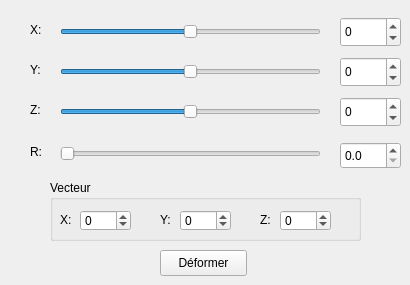
       <widget class="QWidget" name="Deformation">
        <attribute name="title">
         <string>Déformation</string>
        </attribute>
        <widget class="QLabel" name="label_6">
         <property name="geometry">
          <rect>
           <x>30</x>
           <y>142</y>
           <width>20</width>
           <height>20</height>
          </rect>
         </property>
         <property name="text">
          <string>R:</string>
         </property>
        </widget>
        <widget class="QLabel" name="label">
         <property name="geometry">
          <rect>
           <x>30</x>
           <y>20</y>
           <width>20</width>
           <height>20</height>
          </rect>
         </property>
         <property name="text">
          <string>X:</string>
         </property>
        </widget>
        <widget class="QDoubleSpinBox" name="RValueD">
         <property name="geometry">
          <rect>
           <x>340</x>
           <y>142</y>
           <width>61</width>
           <height>27</height>
          </rect>
         </property>
         <property name="decimals">
          <number>1</number>
         </property>
         <property name="maximum">
          <double>50.000000000000000</double>
         </property>
        </widget>
        <widget class="QSlider" name="XSliderD">
         <property name="geometry">
          <rect>
           <x>60</x>
           <y>22</y>
           <width>261</width>
           <height>20</height>
          </rect>
         </property>
         <property name="minimum">
          <number>-50</number>
         </property>
         <property name="maximum">
          <number>50</number>
         </property>
         <property name="singleStep">
          <number>0</number>
         </property>
         <property name="tracking">
          <bool>true</bool>
         </property>
         <property name="orientation">
          <enum>Qt::Horizontal</enum>
         </property>
        </widget>
        <widget class="QLabel" name="label_5">
         <property name="geometry">
          <rect>
           <x>30</x>
           <y>100</y>
           <width>20</width>
           <height>20</height>
          </rect>
         </property>
         <property name="text">
          <string>Z:</string>
         </property>
        </widget>
        <widget class="QGroupBox" name="Vecteur">
         <property name="geometry">
          <rect>
           <x>50</x>
           <y>180</y>
           <width>311</width>
           <height>61</height>
          </rect>
         </property>
         <property name="title">
          <string>Vecteur</string>
         </property>
         <widget class="QLabel" name="label_9">
          <property name="geometry">
           <rect>
            <x>10</x>
            <y>30</y>
            <width>20</width>
            <height>20</height>
           </rect>
          </property>
          <property name="text">
           <string>X:</string>
          </property>
         </widget>
         <widget class="QSpinBox" name="YVector">
          <property name="geometry">
           <rect>
            <x>130</x>
            <y>30</y>
            <width>51</width>
            <height>21</height>
           </rect>
          </property>
          <property name="minimum">
           <number>-50</number>
          </property>
          <property name="maximum">
           <number>50</number>
          </property>
         </widget>
         <widget class="QSpinBox" name="XVector">
          <property name="geometry">
           <rect>
            <x>30</x>
            <y>30</y>
            <width>51</width>
            <height>21</height>
           </rect>
          </property>
          <property name="minimum">
           <number>-50</number>
          </property>
          <property name="maximum">
           <number>50</number>
          </property>
         </widget>
         <widget class="QLabel" name="label_7">
          <property name="geometry">
           <rect>
            <x>110</x>
            <y>30</y>
            <width>20</width>
            <height>20</height>
           </rect>
          </property>
          <property name="text">
           <string>Y:</string>
          </property>
         </widget>
         <widget class="QSpinBox" name="ZVector">
          <property name="geometry">
           <rect>
            <x>230</x>
            <y>30</y>
            <width>51</width>
            <height>21</height>
           </rect>
          </property>
          <property name="minimum">
           <number>-50</number>
          </property>
          <property name="maximum">
           <number>50</number>
          </property>
         </widget>
         <widget class="QLabel" name="label_8">
          <property name="geometry">
           <rect>
            <x>210</x>
            <y>30</y>
            <width>20</width>
            <height>20</height>
           </rect>
          </property>
          <property name="text">
           <string>Z:</string>
          </property>
         </widget>
        </widget>
        <widget class="QSlider" name="YSliderD">
         <property name="geometry">
          <rect>
           <x>60</x>
           <y>62</y>
           <width>261</width>
           <height>20</height>
          </rect>
         </property>
         <property name="minimum">
          <number>-50</number>
         </property>
         <property name="maximum">
          <number>50</number>
         </property>
         <property name="singleStep">
          <number>0</number>
         </property>
         <property name="tracking">
          <bool>true</bool>
         </property>
         <property name="orientation">
          <enum>Qt::Horizontal</enum>
         </property>
        </widget>
        <widget class="QSpinBox" name="XValueD">
         <property name="geometry">
          <rect>
           <x>340</x>
           <y>17</y>
           <width>61</width>
           <height>30</height>
          </rect>
         </property>
         <property name="minimum">
          <number>-50</number>
         </property>
         <property name="maximum">
          <number>50</number>
         </property>
        </widget>
        <widget class="QSlider" name="RSliderD">
         <property name="geometry">
          <rect>
           <x>60</x>
           <y>144</y>
           <width>261</width>
           <height>20</height>
          </rect>
         </property>
         <property name="minimum">
          <number>0</number>
         </property>
         <property name="maximum">
          <number>500</number>
         </property>
         <property name="singleStep">
          <number>0</number>
         </property>
         <property name="pageStep">
          <number>1</number>
         </property>
         <property name="tracking">
          <bool>true</bool>
         </property>
         <property name="orientation">
          <enum>Qt::Horizontal</enum>
         </property>
        </widget>
        <widget class="QSlider" name="ZSliderD">
         <property name="geometry">
          <rect>
           <x>60</x>
           <y>102</y>
           <width>261</width>
           <height>20</height>
          </rect>
         </property>
         <property name="minimum">
          <number>-50</number>
         </property>
         <property name="maximum">
          <number>50</number>
         </property>
         <property name="singleStep">
          <number>0</number>
         </property>
         <property name="tracking">
          <bool>true</bool>
         </property>
         <property name="orientation">
          <enum>Qt::Horizontal</enum>
         </property>
        </widget>
        <widget class="QSpinBox" name="ZValueD">
         <property name="geometry">
          <rect>
           <x>340</x>
           <y>97</y>
           <width>61</width>
           <height>30</height>
          </rect>
         </property>
         <property name="minimum">
          <number>-50</number>
         </property>
         <property name="maximum">
          <number>50</number>
         </property>
        </widget>
        <widget class="QLabel" name="label_4">
         <property name="geometry">
          <rect>
           <x>30</x>
           <y>60</y>
           <width>20</width>
           <height>20</height>
          </rect>
         </property>
         <property name="text">
          <string>Y:</string>
         </property>
        </widget>
        <widget class="QPushButton" name="deform">
         <property name="geometry">
          <rect>
           <x>160</x>
           <y>250</y>
           <width>87</width>
           <height>26</height>
          </rect>
         </property>
         <property name="text">
          <string>Déformer</string>
         </property>
        </widget>
        <widget class="QSpinBox" name="YValueD">
         <property name="geometry">
          <rect>
           <x>340</x>
           <y>57</y>
           <width>61</width>
           <height>30</height>
          </rect>
         </property>
         <property name="minimum">
          <number>-50</number>
         </property>
         <property name="maximum">
          <number>50</number>
         </property>
        </widget>
       </widget>
